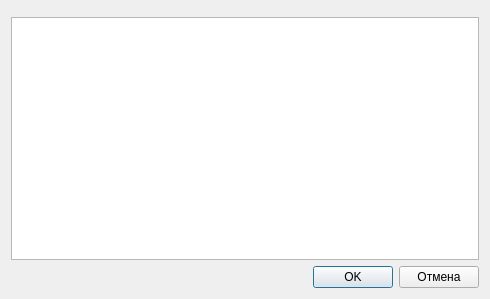
<?xml version="1.0" encoding="UTF-8"?>
<ui version="4.0">
 <class>PatientPickerDialog</class>
 <widget class="QDialog" name="PatientPickerDialog">
  <property name="geometry">
   <rect>
    <x>0</x>
    <y>0</y>
    <width>490</width>
    <height>299</height>
   </rect>
  </property>
  <property name="windowTitle">
   <string>Выбор пациента</string>
  </property>
  <layout class="QVBoxLayout" name="verticalLayout">
   <item>
    <widget class="SearchWidget" name="m_searchWidget" native="true"/>
   </item>
   <item>
    <widget class="QTableView" name="m_patientTable">
     <property name="selectionBehavior">
      <enum>QAbstractItemView::SelectRows</enum>
     </property>
     <attribute name="horizontalHeaderHighlightSections">
      <bool>false</bool>
     </attribute>
     <attribute name="verticalHeaderVisible">
      <bool>false</bool>
     </attribute>
    </widget>
   </item>
   <item>
    <layout class="QHBoxLayout" name="horizontalLayout">
     <item>
      <spacer name="horizontalSpacer">
       <property name="orientation">
        <enum>Qt::Horizontal</enum>
       </property>
       <property name="sizeHint" stdset="0">
        <size>
         <width>40</width>
         <height>20</height>
        </size>
       </property>
      </spacer>
     </item>
     <item>
      <widget class="QPushButton" name="m_ok">
       <property name="text">
        <string>OK</string>
       </property>
      </widget>
     </item>
     <item>
      <widget class="QPushButton" name="m_cancel">
       <property name="text">
        <string>Отмена</string>
       </property>
      </widget>
     </item>
    </layout>
   </item>
  </layout>
 </widget>
 <customwidgets>
  <customwidget>
   <class>SearchWidget</class>
   <extends>QWidget</extends>
   <header>../components/searchwidget.h</header>
   <container>1</container>
  </customwidget>
 </customwidgets>
 <resources/>
 <connections/>
</ui>
